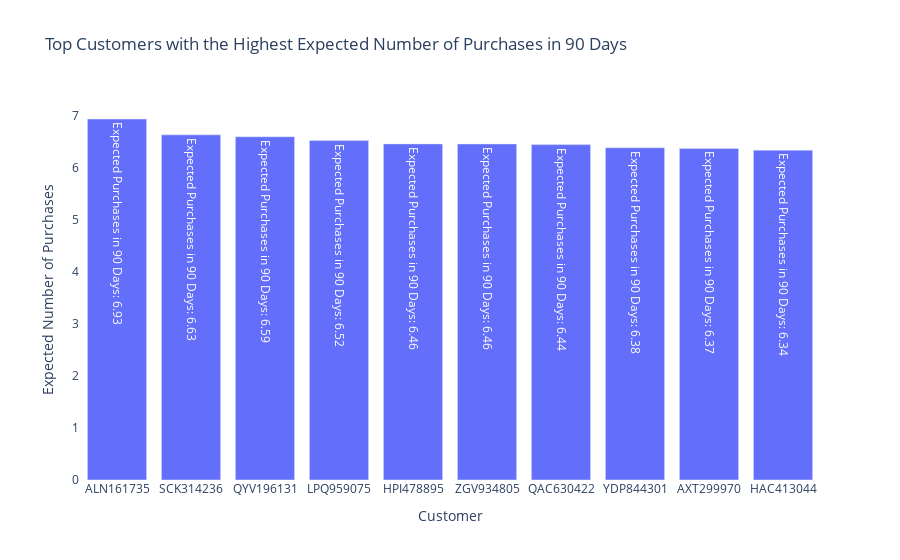

Notebook cell for this chart:
### Code cell
top_customers_90days = visuals.top_customers_90days()
top_customers_90days
plt.savefig('top_customers_90days.png')

### Figure 1 — Plotly figure (JSON) as saved in the notebook; plotly's stock layout.template omitted (floating-point values rounded to 4 significant figures)
{"data": [{"text": ["Expected Purchases in 90 Days: 6.93", "Expected Purchases in 90 Days: 6.63", "Expected Purchases in 90 Days: 6.59", "Expected Purchases in 90 Days: 6.52", "Expected Purchases in 90 Days: 6.46", "Expected Purchases in 90 Days: 6.46", "Expected Purchases in 90 Days: 6.44", "Expected Purchases in 90 Days: 6.38", "Expected Purchases in 90 Days: 6.37", "Expected Purchases in 90 Days: 6.34"], "textposition": "auto", "type": "bar", "x": ["ALN161735", "SCK314236", "QYV196131", "LPQ959075", "HPI478895", "ZGV934805", "QAC630422", "YDP844301", "AXT299970", "HAC413044"], "y": [6.935, 6.63, 6.594, 6.52, 6.457, 6.456, 6.443, 6.383, 6.369, 6.337]}], "layout": {"paper_bgcolor": "rgba(0,0,0,0)", "plot_bgcolor": "rgba(0,0,0,0)", "title": {"text": "Top Customers with the Highest Expected Number of Purchases in 90 Days"}, "xaxis": {"title": {"text": "Customer"}}, "yaxis": {"title": {"text": "Expected Number of Purchases"}}}}
